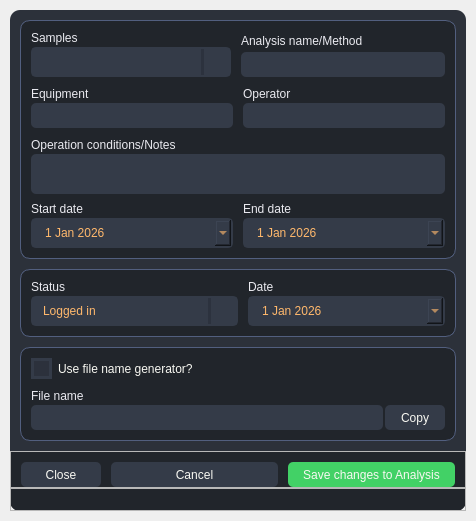
<?xml version="1.0" encoding="UTF-8"?>
<ui version="4.0">
 <class>EditAnalysisWindow</class>
 <widget class="QDialog" name="EditAnalysisWindow">
  <property name="geometry">
   <rect>
    <x>0</x>
    <y>0</y>
    <width>476</width>
    <height>521</height>
   </rect>
  </property>
  <property name="minimumSize">
   <size>
    <width>394</width>
    <height>521</height>
   </size>
  </property>
  <property name="maximumSize">
   <size>
    <width>830</width>
    <height>525</height>
   </size>
  </property>
  <property name="windowTitle">
   <string>Dialog</string>
  </property>
  <property name="styleSheet">
   <string notr="true">QWidget{
	color: #F8F8F2;
	font: 8pt &quot;Inter 24pt Medium&quot;;
}
#bgApp {	
	background-color: rgb(44, 49, 58);
	border-radius: 10px;
}
#ContentBox {border-radius: 10px;}
#bottomBar {
	background-color: rgb(33, 37, 43);
	border-bottom-left-radius: 10px;
	border-bottom-right-radius: 10px;
}
#bgAnalysis {
	background-color: rgb(33, 37, 43);
	border-radius: 10px;
	border: 1px solid #525f7f;
}

#bgStatus {
	background-color: rgb(33, 37, 43);
	border-radius: 10px;
	border: 1px solid #525f7f;
}
#bgFile {
	background-color: rgb(33, 37, 43);
	border-radius: 10px;
	border: 1px solid #525f7f;
}
#btn_saveAnalysis {
	border-radius: 5px;	
	border: none;
	background-color: rgb(66, 209, 102);
}
#btn_saveAnalysis::hover {
	background-color: #50fA7B;
}
#btn_saveAnalysis::pressed {
	background-color: rgb(66, 209, 102);
}
#btn_cancel {
	border-radius: 5px;	
	border: none;
	background-color: rgb(52, 59, 72);
}
#btn_cancel::hover {
	background-color: rgb(61, 70, 86);
}
#btn_cancel::pressed {
	background-color: rgb(52, 59, 72);
}
#btn_close {
	border-radius: 5px;	
	border: none;
	background-color: rgb(52, 59, 72);
}
#btn_close::hover {
	background-color: #FF5555;
}
#btn_close::pressed {
	background-color: rgb(52, 59, 72);
}
#btn_copy {
	border-radius: 5px;	
	border: none;
	background-color: rgb(52, 59, 72);
}
#btn_copy::hover {
	background-color: rgb(61, 70, 86);
}
#btn_copy::pressed {
	background-color: rgb(52, 59, 72);
}
#content .QLineEdit {
	background-color: rgb(52, 59, 72);
	border-radius: 5px;
	padding-left: 5px;
	selection-color: rgb(255, 255, 255);
	selection-background-color: rgb(255, 121, 198);
	color: #ffb86c;
}
#content .QLineEdit:hover {
	border: 2px solid rgb(64, 71, 88);
}
#content .QLineEdit:focus {
	border: 2px solid rgb(91, 101, 124);
}
#content .QTextEdit {
	background-color: rgb(52, 59, 72);
	border-radius: 5px;
	padding-left: 5px;
	selection-color: rgb(255, 255, 255);
	selection-background-color: rgb(255, 121, 198);
	color: #ffb86c;
}
#content .QTextEdit:hover {
	border: 2px solid rgb(64, 71, 88);
}
#content .QTextEdit:focus {
	border: 2px solid rgb(91, 101, 124);
}
#content .QLabel {
	color: #EAEAF0;
	font: 8pt &quot;Inter 24pt Medium&quot;;
}
QComboBox{
	background-color: rgb(52, 59, 72);
	border-radius: 5px;
	border: 2px solid rgb(52, 59, 72);
	padding: 5px;
	padding-left: 10px;
	color: #ffb86c;
}
QComboBox:hover{
	border: 2px solid rgb(64, 71, 88);
}
QComboBox::drop-down {
	subcontrol-origin: padding;
	subcontrol-position: top right;
	width: 25px; 
	border-left-width: 3px;
	border-left-color: rgba(39, 44, 54, 150);
	border-left-style: solid;
	border-top-right-radius: 3px;
	border-bottom-right-radius: 3px;	
 }
QComboBox::down-arrow {
	image: url(:/icons/icons/cil-arrow-drop-down.png)
}
QComboBox::down-arrow:on {
    top: 1px;
    left: 1px;
}
QComboBox QAbstractItemView {
	color: #ff5555;	
	background-color: rgb(33, 37, 43);
	padding: 10px;
	selection-background-color: rgb(39, 44, 54);
}
QCheckBox::indicator {
    border: 3px solid rgb(52, 59, 72);
	width: 15px;
	height: 15px;
    background: rgb(44, 49, 60);
}
QCheckBox::indicator:hover {
    border: 3px solid rgb(58, 66, 81);
}
QCheckBox::indicator:checked {
    background: 3px solid rgb(52, 59, 72);
	border: 3px solid rgb(52, 59, 72);	
	background-image: url(:/icons/icons/cil-check-alt.png);
}
QDateEdit{
	background-color: rgb(52, 59, 72);
	border-radius: 5px;
	border: 2px solid rgb(52, 59, 72);
	padding: 5px;
	padding-left: 10px;
	color: #ffb86c;
}
QDateEdit:hover{
	border: 2px solid rgb(64, 71, 88);
}
QDateEdit::drop-down {
	subcontrol-origin: padding;
	subcontrol-position: top right;
	width: 25px; 
	border-left-width: 3px;
	border-left-color: rgba(39, 44, 54, 150);
	border-left-style: solid;
	border-top-right-radius: 3px;
	border-bottom-right-radius: 3px;	
	background-image: url(:/icons/icons/cil-arrow-drop-down.png);
	background-position: center;
	background-repeat: no-reperat;
 }
QDateEdit QAbstractItemView {
	/*color: rgb(255, 121, 198);*/
	color: #ff5555;	
	background-color: rgb(33, 37, 43);
	padding: 10px;
	selection-background-color: rgb(39, 44, 54);
}</string>
  </property>
  <layout class="QVBoxLayout" name="verticalLayout">
   <property name="spacing">
    <number>0</number>
   </property>
   <property name="leftMargin">
    <number>10</number>
   </property>
   <property name="topMargin">
    <number>10</number>
   </property>
   <property name="rightMargin">
    <number>10</number>
   </property>
   <property name="bottomMargin">
    <number>10</number>
   </property>
   <item>
    <widget class="QFrame" name="bgApp">
     <property name="frameShape">
      <enum>QFrame::NoFrame</enum>
     </property>
     <property name="frameShadow">
      <enum>QFrame::Raised</enum>
     </property>
     <layout class="QVBoxLayout" name="verticalLayout_2">
      <property name="spacing">
       <number>0</number>
      </property>
      <property name="leftMargin">
       <number>0</number>
      </property>
      <property name="topMargin">
       <number>0</number>
      </property>
      <property name="rightMargin">
       <number>0</number>
      </property>
      <property name="bottomMargin">
       <number>0</number>
      </property>
      <item>
       <widget class="QFrame" name="contentBox">
        <property name="frameShape">
         <enum>QFrame::NoFrame</enum>
        </property>
        <property name="frameShadow">
         <enum>QFrame::Raised</enum>
        </property>
        <layout class="QVBoxLayout" name="verticalLayout_3">
         <property name="spacing">
          <number>0</number>
         </property>
         <property name="leftMargin">
          <number>0</number>
         </property>
         <property name="topMargin">
          <number>0</number>
         </property>
         <property name="rightMargin">
          <number>0</number>
         </property>
         <property name="bottomMargin">
          <number>0</number>
         </property>
         <item>
          <widget class="QFrame" name="contentBottom">
           <property name="frameShape">
            <enum>QFrame::NoFrame</enum>
           </property>
           <property name="frameShadow">
            <enum>QFrame::Raised</enum>
           </property>
           <layout class="QVBoxLayout" name="verticalLayout_4">
            <property name="spacing">
             <number>0</number>
            </property>
            <property name="leftMargin">
             <number>0</number>
            </property>
            <property name="topMargin">
             <number>0</number>
            </property>
            <property name="rightMargin">
             <number>0</number>
            </property>
            <property name="bottomMargin">
             <number>0</number>
            </property>
            <item>
             <widget class="QFrame" name="content">
              <property name="frameShape">
               <enum>QFrame::NoFrame</enum>
              </property>
              <property name="frameShadow">
               <enum>QFrame::Raised</enum>
              </property>
              <layout class="QVBoxLayout" name="verticalLayout_16">
               <property name="spacing">
                <number>10</number>
               </property>
               <property name="leftMargin">
                <number>10</number>
               </property>
               <property name="topMargin">
                <number>10</number>
               </property>
               <property name="rightMargin">
                <number>10</number>
               </property>
               <property name="bottomMargin">
                <number>10</number>
               </property>
               <item alignment="Qt::AlignTop">
                <widget class="QFrame" name="bgAnalysis">
                 <property name="frameShape">
                  <enum>QFrame::NoFrame</enum>
                 </property>
                 <property name="frameShadow">
                  <enum>QFrame::Raised</enum>
                 </property>
                 <layout class="QVBoxLayout" name="verticalLayout_19">
                  <property name="spacing">
                   <number>10</number>
                  </property>
                  <property name="leftMargin">
                   <number>10</number>
                  </property>
                  <property name="topMargin">
                   <number>10</number>
                  </property>
                  <property name="rightMargin">
                   <number>10</number>
                  </property>
                  <property name="bottomMargin">
                   <number>10</number>
                  </property>
                  <item>
                   <layout class="QHBoxLayout" name="horizontalLayout_8">
                    <property name="spacing">
                     <number>10</number>
                    </property>
                    <item>
                     <layout class="QVBoxLayout" name="verticalLayout_12">
                      <property name="spacing">
                       <number>2</number>
                      </property>
                      <item>
                       <widget class="QLabel" name="label">
                        <property name="text">
                         <string>Samples</string>
                        </property>
                       </widget>
                      </item>
                      <item>
                       <widget class="QComboBox" name="sample">
                        <property name="minimumSize">
                         <size>
                          <width>200</width>
                          <height>30</height>
                         </size>
                        </property>
                        <property name="maximumSize">
                         <size>
                          <width>16777215</width>
                          <height>30</height>
                         </size>
                        </property>
                        <property name="cursor">
                         <cursorShape>PointingHandCursor</cursorShape>
                        </property>
                       </widget>
                      </item>
                     </layout>
                    </item>
                    <item>
                     <layout class="QVBoxLayout" name="verticalLayout_11">
                      <property name="spacing">
                       <number>2</number>
                      </property>
                      <item>
                       <widget class="QLabel" name="label_2">
                        <property name="text">
                         <string>Analysis name/Method</string>
                        </property>
                       </widget>
                      </item>
                      <item>
                       <widget class="QLineEdit" name="analysisName">
                        <property name="minimumSize">
                         <size>
                          <width>0</width>
                          <height>25</height>
                         </size>
                        </property>
                        <property name="maximumSize">
                         <size>
                          <width>16777215</width>
                          <height>25</height>
                         </size>
                        </property>
                       </widget>
                      </item>
                     </layout>
                    </item>
                   </layout>
                  </item>
                  <item>
                   <layout class="QHBoxLayout" name="horizontalLayout_6">
                    <property name="spacing">
                     <number>10</number>
                    </property>
                    <item>
                     <layout class="QVBoxLayout" name="verticalLayout_10">
                      <property name="spacing">
                       <number>2</number>
                      </property>
                      <item>
                       <widget class="QLabel" name="label_3">
                        <property name="text">
                         <string>Equipment</string>
                        </property>
                       </widget>
                      </item>
                      <item>
                       <widget class="QLineEdit" name="equipment">
                        <property name="minimumSize">
                         <size>
                          <width>0</width>
                          <height>25</height>
                         </size>
                        </property>
                        <property name="maximumSize">
                         <size>
                          <width>16777215</width>
                          <height>25</height>
                         </size>
                        </property>
                       </widget>
                      </item>
                     </layout>
                    </item>
                    <item>
                     <layout class="QVBoxLayout" name="verticalLayout_9">
                      <property name="spacing">
                       <number>2</number>
                      </property>
                      <item>
                       <widget class="QLabel" name="label_4">
                        <property name="text">
                         <string>Operator</string>
                        </property>
                       </widget>
                      </item>
                      <item>
                       <widget class="QLineEdit" name="operator_2">
                        <property name="minimumSize">
                         <size>
                          <width>0</width>
                          <height>25</height>
                         </size>
                        </property>
                        <property name="maximumSize">
                         <size>
                          <width>16777215</width>
                          <height>25</height>
                         </size>
                        </property>
                       </widget>
                      </item>
                     </layout>
                    </item>
                   </layout>
                  </item>
                  <item>
                   <layout class="QVBoxLayout" name="verticalLayout_8">
                    <property name="spacing">
                     <number>2</number>
                    </property>
                    <item>
                     <widget class="QLabel" name="label_5">
                      <property name="text">
                       <string>Operation conditions/Notes</string>
                      </property>
                     </widget>
                    </item>
                    <item>
                     <widget class="QTextEdit" name="analysisNotes">
                      <property name="minimumSize">
                       <size>
                        <width>0</width>
                        <height>40</height>
                       </size>
                      </property>
                      <property name="maximumSize">
                       <size>
                        <width>16777215</width>
                        <height>40</height>
                       </size>
                      </property>
                     </widget>
                    </item>
                   </layout>
                  </item>
                  <item>
                   <layout class="QHBoxLayout" name="horizontalLayout_3">
                    <property name="spacing">
                     <number>10</number>
                    </property>
                    <item>
                     <layout class="QVBoxLayout" name="verticalLayout_18">
                      <property name="spacing">
                       <number>2</number>
                      </property>
                      <item>
                       <widget class="QLabel" name="label_9">
                        <property name="text">
                         <string>Start date</string>
                        </property>
                       </widget>
                      </item>
                      <item>
                       <widget class="QDateEdit" name="startDate">
                        <property name="cursor">
                         <cursorShape>PointingHandCursor</cursorShape>
                        </property>
                        <property name="minimumDate">
                         <date>
                          <year>2026</year>
                          <month>1</month>
                          <day>1</day>
                         </date>
                        </property>
                        <property name="calendarPopup">
                         <bool>true</bool>
                        </property>
                       </widget>
                      </item>
                     </layout>
                    </item>
                    <item>
                     <layout class="QVBoxLayout" name="verticalLayout_13">
                      <property name="spacing">
                       <number>2</number>
                      </property>
                      <item>
                       <widget class="QLabel" name="label_10">
                        <property name="text">
                         <string>End date</string>
                        </property>
                       </widget>
                      </item>
                      <item>
                       <widget class="QDateEdit" name="endDate">
                        <property name="cursor">
                         <cursorShape>PointingHandCursor</cursorShape>
                        </property>
                        <property name="minimumDate">
                         <date>
                          <year>2026</year>
                          <month>1</month>
                          <day>1</day>
                         </date>
                        </property>
                        <property name="calendarPopup">
                         <bool>true</bool>
                        </property>
                       </widget>
                      </item>
                     </layout>
                    </item>
                   </layout>
                  </item>
                 </layout>
                </widget>
               </item>
               <item>
                <widget class="QFrame" name="bgStatus">
                 <property name="frameShape">
                  <enum>QFrame::NoFrame</enum>
                 </property>
                 <property name="frameShadow">
                  <enum>QFrame::Raised</enum>
                 </property>
                 <layout class="QVBoxLayout" name="verticalLayout_15">
                  <property name="spacing">
                   <number>10</number>
                  </property>
                  <property name="leftMargin">
                   <number>10</number>
                  </property>
                  <property name="topMargin">
                   <number>10</number>
                  </property>
                  <property name="rightMargin">
                   <number>10</number>
                  </property>
                  <property name="bottomMargin">
                   <number>10</number>
                  </property>
                  <item>
                   <layout class="QHBoxLayout" name="horizontalLayout_7">
                    <property name="spacing">
                     <number>10</number>
                    </property>
                    <item>
                     <layout class="QVBoxLayout" name="verticalLayout_6">
                      <property name="spacing">
                       <number>2</number>
                      </property>
                      <item alignment="Qt::AlignTop">
                       <widget class="QLabel" name="label_7">
                        <property name="text">
                         <string>Status</string>
                        </property>
                       </widget>
                      </item>
                      <item>
                       <widget class="QComboBox" name="status">
                        <property name="cursor">
                         <cursorShape>PointingHandCursor</cursorShape>
                        </property>
                        <item>
                         <property name="text">
                          <string>Logged in</string>
                         </property>
                        </item>
                        <item>
                         <property name="text">
                          <string>Analysis in progress...</string>
                         </property>
                        </item>
                        <item>
                         <property name="text">
                          <string>Analysis completed</string>
                         </property>
                        </item>
                        <item>
                         <property name="text">
                          <string>Data Reduction in progress...</string>
                         </property>
                        </item>
                        <item>
                         <property name="text">
                          <string>Data Reduction completed</string>
                         </property>
                        </item>
                        <item>
                         <property name="text">
                          <string>Results sent to User</string>
                         </property>
                        </item>
                       </widget>
                      </item>
                     </layout>
                    </item>
                    <item>
                     <layout class="QVBoxLayout" name="verticalLayout_5">
                      <property name="spacing">
                       <number>2</number>
                      </property>
                      <item>
                       <widget class="QLabel" name="label_8">
                        <property name="text">
                         <string>Date</string>
                        </property>
                       </widget>
                      </item>
                      <item>
                       <widget class="QDateEdit" name="date">
                        <property name="minimumSize">
                         <size>
                          <width>110</width>
                          <height>30</height>
                         </size>
                        </property>
                        <property name="maximumSize">
                         <size>
                          <width>16777215</width>
                          <height>30</height>
                         </size>
                        </property>
                        <property name="cursor">
                         <cursorShape>PointingHandCursor</cursorShape>
                        </property>
                        <property name="minimumDate">
                         <date>
                          <year>2026</year>
                          <month>1</month>
                          <day>1</day>
                         </date>
                        </property>
                        <property name="calendarPopup">
                         <bool>true</bool>
                        </property>
                       </widget>
                      </item>
                     </layout>
                    </item>
                   </layout>
                  </item>
                 </layout>
                </widget>
               </item>
               <item alignment="Qt::AlignTop">
                <widget class="QFrame" name="bgFile">
                 <property name="frameShape">
                  <enum>QFrame::NoFrame</enum>
                 </property>
                 <property name="frameShadow">
                  <enum>QFrame::Raised</enum>
                 </property>
                 <layout class="QVBoxLayout" name="verticalLayout_14">
                  <property name="spacing">
                   <number>10</number>
                  </property>
                  <property name="leftMargin">
                   <number>10</number>
                  </property>
                  <property name="topMargin">
                   <number>10</number>
                  </property>
                  <property name="rightMargin">
                   <number>10</number>
                  </property>
                  <property name="bottomMargin">
                   <number>10</number>
                  </property>
                  <item>
                   <widget class="QCheckBox" name="generate">
                    <property name="cursor">
                     <cursorShape>PointingHandCursor</cursorShape>
                    </property>
                    <property name="text">
                     <string>Use file name generator?</string>
                    </property>
                   </widget>
                  </item>
                  <item>
                   <layout class="QVBoxLayout" name="verticalLayout_7">
                    <property name="spacing">
                     <number>2</number>
                    </property>
                    <item>
                     <widget class="QLabel" name="label_6">
                      <property name="text">
                       <string>File name</string>
                      </property>
                     </widget>
                    </item>
                    <item>
                     <layout class="QHBoxLayout" name="horizontalLayout_4">
                      <property name="spacing">
                       <number>2</number>
                      </property>
                      <item>
                       <widget class="QLineEdit" name="fileName">
                        <property name="minimumSize">
                         <size>
                          <width>0</width>
                          <height>25</height>
                         </size>
                        </property>
                        <property name="maximumSize">
                         <size>
                          <width>16777215</width>
                          <height>25</height>
                         </size>
                        </property>
                       </widget>
                      </item>
                      <item>
                       <widget class="QPushButton" name="btn_copy">
                        <property name="minimumSize">
                         <size>
                          <width>60</width>
                          <height>25</height>
                         </size>
                        </property>
                        <property name="maximumSize">
                         <size>
                          <width>60</width>
                          <height>25</height>
                         </size>
                        </property>
                        <property name="cursor">
                         <cursorShape>PointingHandCursor</cursorShape>
                        </property>
                        <property name="text">
                         <string>Copy</string>
                        </property>
                        <property name="icon">
                         <iconset resource="../resources/resources.qrc">
                          <normaloff>:/icons/icons/cil-copy.png</normaloff>:/icons/icons/cil-copy.png</iconset>
                        </property>
                       </widget>
                      </item>
                     </layout>
                    </item>
                   </layout>
                  </item>
                 </layout>
                </widget>
               </item>
              </layout>
             </widget>
            </item>
            <item>
             <widget class="QFrame" name="bottomBar">
              <property name="minimumSize">
               <size>
                <width>0</width>
                <height>60</height>
               </size>
              </property>
              <property name="maximumSize">
               <size>
                <width>16777215</width>
                <height>60</height>
               </size>
              </property>
              <property name="frameShape">
               <enum>QFrame::NoFrame</enum>
              </property>
              <property name="frameShadow">
               <enum>QFrame::Raised</enum>
              </property>
              <layout class="QVBoxLayout" name="verticalLayout_17">
               <property name="spacing">
                <number>0</number>
               </property>
               <property name="leftMargin">
                <number>0</number>
               </property>
               <property name="topMargin">
                <number>0</number>
               </property>
               <property name="rightMargin">
                <number>0</number>
               </property>
               <property name="bottomMargin">
                <number>0</number>
               </property>
               <item>
                <widget class="QFrame" name="frame_4">
                 <property name="frameShape">
                  <enum>QFrame::StyledPanel</enum>
                 </property>
                 <property name="frameShadow">
                  <enum>QFrame::Raised</enum>
                 </property>
                 <layout class="QHBoxLayout" name="horizontalLayout_2">
                  <property name="spacing">
                   <number>10</number>
                  </property>
                  <property name="leftMargin">
                   <number>10</number>
                  </property>
                  <property name="topMargin">
                   <number>10</number>
                  </property>
                  <property name="rightMargin">
                   <number>10</number>
                  </property>
                  <property name="bottomMargin">
                   <number>0</number>
                  </property>
                  <item>
                   <widget class="QPushButton" name="btn_close">
                    <property name="minimumSize">
                     <size>
                      <width>25</width>
                      <height>0</height>
                     </size>
                    </property>
                    <property name="maximumSize">
                     <size>
                      <width>80</width>
                      <height>25</height>
                     </size>
                    </property>
                    <property name="cursor">
                     <cursorShape>PointingHandCursor</cursorShape>
                    </property>
                    <property name="text">
                     <string>Close</string>
                    </property>
                    <property name="icon">
                     <iconset resource="../resources/resources.qrc">
                      <normaloff>:/icons/icons/cil-close.png</normaloff>:/icons/icons/cil-close.png</iconset>
                    </property>
                   </widget>
                  </item>
                  <item>
                   <widget class="QPushButton" name="btn_cancel">
                    <property name="minimumSize">
                     <size>
                      <width>0</width>
                      <height>25</height>
                     </size>
                    </property>
                    <property name="maximumSize">
                     <size>
                      <width>16777215</width>
                      <height>25</height>
                     </size>
                    </property>
                    <property name="cursor">
                     <cursorShape>PointingHandCursor</cursorShape>
                    </property>
                    <property name="text">
                     <string>Cancel</string>
                    </property>
                    <property name="icon">
                     <iconset resource="../resources/resources.qrc">
                      <normaloff>:/icons/icons/cil-cancel.png</normaloff>:/icons/icons/cil-cancel.png</iconset>
                    </property>
                   </widget>
                  </item>
                  <item>
                   <widget class="QPushButton" name="btn_saveAnalysis">
                    <property name="minimumSize">
                     <size>
                      <width>0</width>
                      <height>25</height>
                     </size>
                    </property>
                    <property name="maximumSize">
                     <size>
                      <width>16777215</width>
                      <height>25</height>
                     </size>
                    </property>
                    <property name="cursor">
                     <cursorShape>PointingHandCursor</cursorShape>
                    </property>
                    <property name="text">
                     <string>Save changes to Analysis</string>
                    </property>
                    <property name="icon">
                     <iconset resource="../resources/resources.qrc">
                      <normaloff>:/icons/icons/cill-ok-filled.png</normaloff>:/icons/icons/cill-ok-filled.png</iconset>
                    </property>
                   </widget>
                  </item>
                 </layout>
                </widget>
               </item>
               <item>
                <widget class="QFrame" name="frame_5">
                 <property name="frameShape">
                  <enum>QFrame::StyledPanel</enum>
                 </property>
                 <property name="frameShadow">
                  <enum>QFrame::Raised</enum>
                 </property>
                 <layout class="QHBoxLayout" name="horizontalLayout">
                  <property name="spacing">
                   <number>0</number>
                  </property>
                  <property name="leftMargin">
                   <number>10</number>
                  </property>
                  <property name="topMargin">
                   <number>0</number>
                  </property>
                  <property name="rightMargin">
                   <number>0</number>
                  </property>
                  <property name="bottomMargin">
                   <number>0</number>
                  </property>
                  <item>
                   <widget class="QLabel" name="label_status">
                    <property name="text">
                     <string/>
                    </property>
                   </widget>
                  </item>
                  <item>
                   <widget class="QFrame" name="frame_size_grip">
                    <property name="minimumSize">
                     <size>
                      <width>20</width>
                      <height>20</height>
                     </size>
                    </property>
                    <property name="maximumSize">
                     <size>
                      <width>20</width>
                      <height>20</height>
                     </size>
                    </property>
                    <property name="frameShape">
                     <enum>QFrame::NoFrame</enum>
                    </property>
                    <property name="frameShadow">
                     <enum>QFrame::Raised</enum>
                    </property>
                   </widget>
                  </item>
                 </layout>
                </widget>
               </item>
              </layout>
             </widget>
            </item>
           </layout>
          </widget>
         </item>
        </layout>
       </widget>
      </item>
     </layout>
    </widget>
   </item>
  </layout>
 </widget>
 <resources>
  <include location="../resources/resources.qrc"/>
 </resources>
 <connections/>
</ui>
